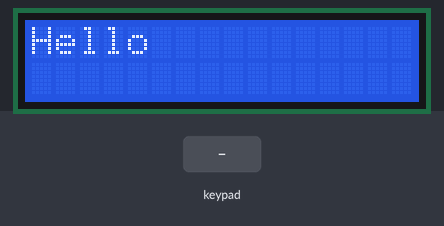
The sketch below on a simulated Arduino Uno, built with avr-gcc and run on an emulated ATmega328P. Shown: 16×2 character LCD. Wiring (inferred from the names in the program): 4×3 keypad with keys 1 2 3 4 5 6 7 8 9 * 0 # (labels assumed): rows pin 7, pin 8, pin 9, pin 10; columns pin 11, pin 12, pin 13. The test bench sets the inputs (shaded band). What the sketch prints to the serial monitor is not drawn.

Above: at 1.2 s.
1.3 s: key '1' pressed
At 2.0 s:
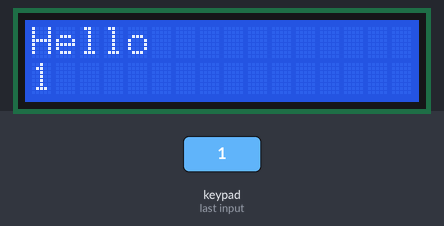
2.9 s: keypad keys 1 2 pressed 0.4 s apart
At 4.7 s:
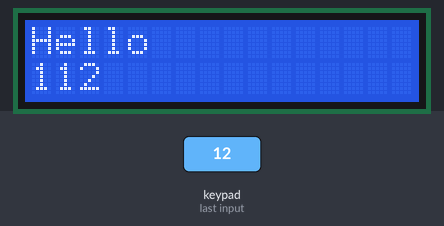
5.2 s: key '*' pressed
At 6.2 s:
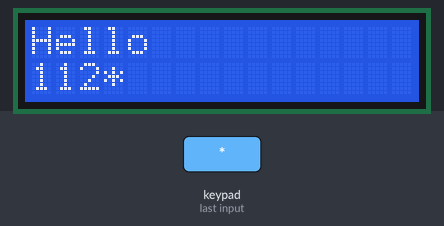
6.8 s: key '*' pressed
At 7.4 s:
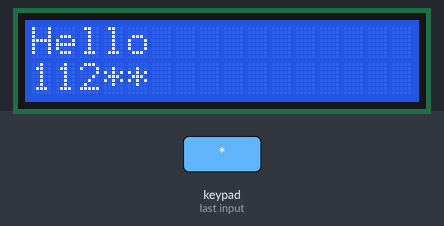
Timing chart, 0 to 9.4 s (numbered marks = the images above; inputs shaded):
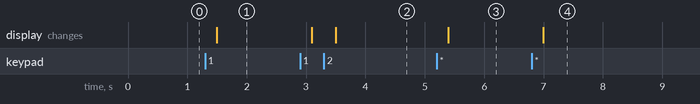

Measured:
- after the input at 1.3 s, the display: changes after 0.20 s (image 1)
- after the input at 2.9 s, the display: first changes after 0.20 s (image 2 shows a later state)
- after the input at 5.2 s, the display: changes after 0.20 s (image 3)
- after the input at 6.8 s, the display: changes after 0.20 s (image 4)

The sketch:

Modulo2_projeto2.ino
```cpp
//--------------------------------DEFINIÇÕES INICIAIS DE VARIÁVEIS-----------------------------------

#include <LiquidCrystal.h>
// Display 16x2
const int rs = 6, en = 5, d4 = 4, d5 = 3, d6 = 2, d7 = A0; //configura os pinos que serão usados no display
LiquidCrystal lcd(rs, en, d4, d5, d6, d7);

// Pinos associados ao teclado matricial
const int row_1 = 7;
const int row_2 = 8;
const int row_3 = 9;
const int row_4 = 10;
const int col_1 = 11;
const int col_2 = 12;
const int col_3 = 13;

//Timer 0
int volatile count_ISR =0;

// Declaração das variáveis
int estado; // estado para a máquina de estados
int volatile tempo; // variável auxiliar para debounce
boolean flag_tecla; // flag para informar se identificou tecla
String tecla; // variável para qual tecla foi identificada
int displayed = 0; // número de caracteres que foi mostrado no display
//Arrays
int C[3]; //array para informação das colunas
int Ca[3]; // array para mudança na coluna
int C_ones[3] = {1,1,1}; //array de uns (colunas em nível alto) para comparação
int L[4]; //array para informação das linhas

//--------------------------------------SETUP----------------------------------------
void setup() {
  // configura interrupções periódicas associadas ao timer 0
  configuracao_Timer0();
  sei();// permite interruções

  //Configura pinos do teclado matricial
  // linhas são saídas e colunas são entradas
  pinMode(row_1,OUTPUT);
  pinMode(row_2,OUTPUT);
  pinMode(row_3,OUTPUT);
  pinMode(row_4,OUTPUT);
  pinMode(col_1,INPUT);
  pinMode(col_2,INPUT);
  pinMode(col_3,INPUT);

  // Display 16x2
  lcd.begin (16,2); //inicializa
  lcd.print("Hello"); // printa mensagem inicial
  lcd.setCursor(0, 1); // cursor na segunda linha

  // Interface Serial
  Serial.begin(9600);
  Serial.println("oi");

}

void configuracao_Timer0(){
  /////////////////////////////////////////////////////////////////////////////////////////////////////////////
  // Configuracao Temporizador 0 (8 bits) para gerar interrupcoes periodicas a cada 1.6ms no modo Clear Timer on Compare Match (CTC)
  // Relogio = 16e6 Hz
  // Prescaler = 1024
  // Faixa = 24 (contagem de 0 a OCR0A = 24)
  // Intervalo entre interrupcoes: (Prescaler/Relogio)*Faixa = (1024/16e6)*(24+1) = 1.6ms

  // TCCR0A – Timer/Counter Control Register A
  // COM0A1 COM0A0 COM0B1 COM0B0 – – WGM01 WGM00
  // 0      0      0      0          1     0
  TCCR0A = 0x02;

  // OCR0A – Output Compare Register A
  OCR0A = 24;

  // TIMSK0 – Timer/Counter Interrupt Mask Register
  // – – – – – OCIE0B OCIE0A TOIE0
  // – – – – – 0      1      0
  TIMSK0 = 0x02;

  // TCCR0B – Timer/Counter Control Register B
  // FOC0A FOC0B – – WGM02 CS02 CS01 CS0
  // 0     0         0     1    0    1
  TCCR0B = 0x05;
  ////////////////////////////////////////////////////////////////////////////////////////////
}

ISR(TIMER0_COMPA_vect){// a cada interrupção periódica do timer 0 (a cada 1.6ms)
  count_ISR += 1; // conta número de interrupções do temporizador (número de vezes que entrou nessa função)
  }


void tecla_para_display(String tecla){
  // Identifica a tecla e printa
  // O display inicia com Hello na primeira linha e dando display
  // dos caracteres digitados na segunda linha

  // Quando completa segunda linha, apaga a primeira e coloca o cursor nela
  if(displayed==16){
    lcd.setCursor(0, 0);
    lcd.println("                ");
    lcd.setCursor(0, 0);
  }

  // Quando completa primeira linha, apaga a segunda e coloca o cursor nela
  if(displayed==32){
    lcd.setCursor(0, 1);
    lcd.println("                ");
    displayed = 0;
    lcd.setCursor(0, 1);
  }

  //Display da tecla identificada
  lcd.print(tecla);
  displayed ++; // increnta variável que indica quantos caracteres já foram no display
}

// Função auxiliar que compara arrays e retorna true se todos elementos forem iguais
bool compareArrays(int array1[], int array2[], int size) {
  for (int i = 0; i < size; i++) {
    if (array1[i] != array2[i]) { // caso algum elemento seja diferente
      return false; // retorna false
    }
  }
  return true; // se nenhum elemento foi diferente, retorna true
}

// Função para descobrir qual tecla foi apertada
String descobre_tecla(int Ca[3],int L[4]){
  // Variáveis de entrada são
  // Array L com o estado da linha
  // Array Ca com o estado das colunas no momento da mudança

  // Arrays auxiliares para indicar linhas e colunas específicas
  int arrL1[] = {0,1,1,1};
  int arrL2[] = {1,0,1,1};
  int arrL3[] = {1,1,0,1};
  int arrL4[] = {1,1,1,0};

  int arrCa1[] = {0,1,1};
  int arrCa2[] = {1,0,1};
  int arrCa3[] = {1,1,0};

  // Compara arrays de linha e coluna com os auxiliares para identificar a tecla acionada
  if(compareArrays(L, arrL1,4) && compareArrays(Ca,arrCa1,3)){
    tecla = "1";
  }

  else if(compareArrays(L, arrL1,4) && compareArrays(Ca,arrCa2,3)){
    tecla = "2";
  }

  else if(compareArrays(L, arrL1,4) && compareArrays(Ca,arrCa3,3)){
    tecla = "3";
  }

  else if(compareArrays(L, arrL2,4) && compareArrays(Ca,arrCa1,3)){
    tecla = "4";
  }

  else if(compareArrays(L, arrL2,4) && compareArrays(Ca,arrCa2,3)){
    tecla = "5";
  }

  else if(compareArrays(L, arrL2,4) && compareArrays(Ca,arrCa3,3)){
    tecla = "6";
  }

  else if(compareArrays(L, arrL3,4) && compareArrays(Ca,arrCa1,3)){
    tecla = "7";
  }

  else if(compareArrays(L, arrL3,4) && compareArrays(Ca,arrCa2,3)){
    tecla = "8";
  }

  else if(compareArrays(L, arrL3,4) && compareArrays(Ca,arrCa3,3)){
    tecla = "9";
  }

  else if(compareArrays(L, arrL4,4) && compareArrays(Ca,arrCa1,3)){
    tecla = "*";
  }

  else if(compareArrays(L, arrL4,4) && compareArrays(Ca,arrCa2,3)){
    tecla = "0";
  }

  else if(compareArrays(L, arrL4,4) && compareArrays(Ca,arrCa3,3)){
    tecla = "#";
  }

  return tecla;
}

void loop() {
  // Máquina de estados que realiza varredura para identificar quando uma tecla foi apertada,
  // debounce, e display da tecla no LCD 16x2
  switch(estado){
      case 0: // estado 0
        // L = [0111] => primeira linha como baixo

        // lê valores das colunas
        C[0] = digitalRead(col_1);
        C[1] = digitalRead(col_2);
        C[2] = digitalRead(col_3);

        // caso todas colunas estejam em alto
        if(compareArrays(C, C_ones,3)==1){
          estado = 1; // vai para o próximo estado
          // L = [1011] => segunda linha como baixo
          digitalWrite(row_1,HIGH);
          digitalWrite(row_2,LOW);
          digitalWrite(row_3,HIGH);
          digitalWrite(row_4,HIGH);
        }

        // caso contrário, salva o estado das colunas em Ca
        // e avança para o estado 4
        else{
        Ca[0] = digitalRead(col_1);
        Ca[1] = digitalRead(col_2);
        Ca[2] = digitalRead(col_3);
        estado = 4;
        }

    	break;

      case 1:
    	  // L = [1011] => segunda linha como baixo
        C[0] = digitalRead(col_1);
        C[1] = digitalRead(col_2);
        C[2] = digitalRead(col_3);

        // caso todas colunas estejam em alto
        if(compareArrays(C, C_ones,3)==1){
          estado = 2; // vai para o próximo estado
          // L = [1101] => terceira linha como baixo
          digitalWrite(row_1,HIGH);
          digitalWrite(row_2,HIGH);
          digitalWrite(row_3,LOW);
          digitalWrite(row_4,HIGH);
        }

        // caso contrário, salva o estado das colunas em Ca
        // e avança para o estado 4
        else{
        Ca[0] = digitalRead(col_1);
        Ca[1] = digitalRead(col_2);
        Ca[2] = digitalRead(col_3);
        estado = 4;
        }

    	break;

      case 2:
        // L = [1101] => terceira linha como baixo
        C[0] = digitalRead(col_1);
        C[1] = digitalRead(col_2);
        C[2] = digitalRead(col_3);

        // caso todas colunas estejam em alto
        if(compareArrays(C, C_ones,3)==1){
          estado = 3; // vai para o próximo estado
          // L = [1110] => quarta linha como baixo
          digitalWrite(row_1,HIGH);
          digitalWrite(row_2,HIGH);
          digitalWrite(row_3,HIGH);
          digitalWrite(row_4,LOW);
        }

        // caso contrário, salva o estado das colunas em Ca
        // e avança para o estado 4
        else{
        Ca[0] = digitalRead(col_1);
        Ca[1] = digitalRead(col_2);
        Ca[2] = digitalRead(col_3);
        estado = 4;
        }

    	break;

      case 3:
    	  // L = [1110] => quarta linha como baixo
        C[0] = digitalRead(col_1);
        C[1] = digitalRead(col_2);
        C[2] = digitalRead(col_3);

        // caso todas colunas estejam em alto
        if(compareArrays(C, C_ones,3)==1){
          estado = 0;
          // L = [0111] => primeira linha como baixo
          digitalWrite(row_1,LOW);
          digitalWrite(row_2,HIGH);
          digitalWrite(row_3,HIGH);
          digitalWrite(row_4,HIGH);
        }

        // caso contrário, salva o estado das colunas em Ca
        // e avança para o estado 4
        else{
        Ca[0] = digitalRead(col_1);
        Ca[1] = digitalRead(col_2);
        Ca[2] = digitalRead(col_3);

        estado = 4;
        }

    	break;

      case 4:
        // estado intermediário quando alguma mudança foi identificada
        estado = 5; // vai para o estado 5 realizar o debounce
    	break;

      case 5:
        // estado para o debounce
        tempo = count_ISR; // salva valor do contador das interrupções do timer 0
        while(count_ISR < tempo+30){ // espera esse valor incrementar 30 (~50ms)
        // para checar se a mudança realmente ocorreu
        }

        // se tecla realmente foi apertada
        if(compareArrays(C, Ca,3)==1){
          estado = 6; // vai para o estado 6
          }

        // se tecla não foi apertada
        else if(compareArrays(C, Ca,3) == 0){
          estado = 0; // retorna para a varredura
          }
    	break;

      case 6:
    	// estado quando uma mudança foi identificada
      // e é preciso identificar qual foi a tecla apertada

      // salva estado das linhas
      L[0] = digitalRead(row_1);
      L[1] = digitalRead(row_2);
      L[2] = digitalRead(row_3);
      L[3] = digitalRead(row_4);

      // chama função para identificar qual a tecla
      tecla = descobre_tecla(Ca,L);
      // flag que indica que uma tecla foi identificada
      flag_tecla = 1;
      estado = 7; // avança para o próximo estado
    	break;

      case 7:
    	  // lê estado das colunas
        C[0] = digitalRead(col_1);
        C[1] = digitalRead(col_2);
        C[2] = digitalRead(col_3);

        // se todas retornaram para o nível alto vai para o estado 8
        if(compareArrays(C, C_ones,3)==1){
          estado = 8;
        }
        // se tecla ainda está apertada permanece nesse estado
        if(compareArrays(C, C_ones,3) == 0){
          estado = 7;
        }
    	break;

      case 8:
    	  // Debounce análogo ao estado 5
        // com o objetivo de identificar se a tecla foi solta
        tempo = count_ISR; // salva valor do contador das interrupções do timer 0
        while(count_ISR < tempo+30){ // espera esse valor incrementar 30 (~50ms)
        // para checar se a mudança realmente ocorreu
        }

        // se tecla foi solta
        if(compareArrays(C, C_ones,3)==1){
          tecla_para_display(tecla); // mostra valor da tecla no display
          estado = 0; // retorna para a varredura
          }

        // se tecla não foi solta
        if(compareArrays(C, C_ones,3) == 0){
          estado = 7; // retorna para o estado anterior
          }
    	break;
  }

}
```
